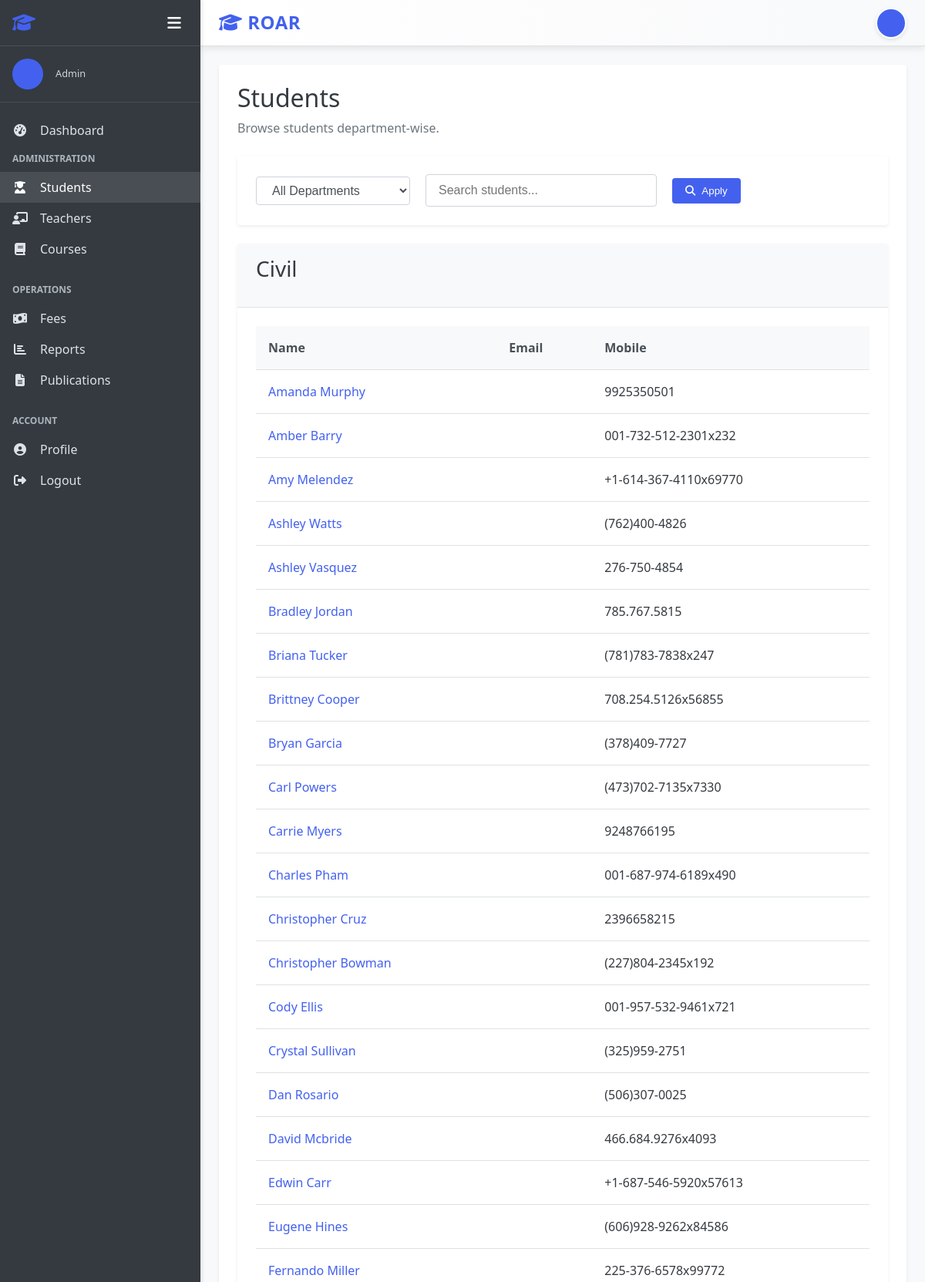
/students/ (signed in, upper part), run on the app's committed database.
### accounts/models.py (models this page shows, shortened)
class User(AbstractUser):
    USER_TYPE_CHOICES = (
        ('admin', 'Admin'),
        ('teacher', 'Teacher'),
        ('student', 'Student'),
    )
    user_type = models.CharField(max_length=10, choices=USER_TYPE_CHOICES, default='student')
    profile_pic = models.ImageField(upload_to='profile_pics/', null=True, blank=True)
    address = models.TextField(null=True, blank=True)
    mobile = models.CharField(max_length=15, null=True, blank=True)
    department = models.ForeignKey(Department, on_delete=models.CASCADE,default=None ,null=True, blank=True)
    @property
    def is_admin(self):
        return self.user_type == 'admin'
    @property
    def is_teacher(self):
        return self.user_type == 'teacher'
    @property
    def is_student(self):
        return self.user_type == 'student'

### department/models.py (models this page shows, shortened)
class Department(models.Model):
    name = models.CharField(max_length=100, unique=True)

### students/models.py (models this page shows, shortened)
class Student(models.Model):
    user = models.OneToOneField(User, on_delete=models.CASCADE, related_name='student_profile')
    student_id = models.CharField(max_length=20, unique=True)
    date_of_birth = models.DateField(null=True, blank=True)
    gender = models.CharField(max_length=10, choices=(('male', 'Male'), ('female', 'Female'), ('other', 'Other')))
    parent_name = models.CharField(max_length=100, null=True, blank=True)
    parent_mobile = models.CharField(max_length=15, null=True, blank=True)
    admission_date = models.DateField(auto_now_add=True)
    class Meta:
        ordering = ['user__first_name', 'user__last_name']

### students/views.py (the view)
# urls.py: path('', views.StudentListView.as_view(), name='student_list'),
class StudentListView(LoginRequiredMixin, AdminRequiredMixin, ListView):
    model = Student
    template_name = 'students/student_list.html'
    context_object_name = 'students'
    paginate_by = None
    def get_queryset(self):
        search = self.request.GET.get("q", "")
        dept_filter = self.request.GET.get("department", "all")
        qs = Student.objects.select_related("user", "user__department")
        if dept_filter != "all":
            qs = qs.filter(user__department__id=dept_filter)
        if search:
            qs = qs.filter(
                Q(user__first_name__icontains=search) |
                Q(user__last_name__icontains=search) |
                Q(user__email__icontains=search)
            )
        return qs.order_by("user__department__name", "user__first_name")
    def get_context_data(self, **kwargs):
        context = super().get_context_data(**kwargs)
        dept_filter = self.request.GET.get("department", "all")
        search = self.request.GET.get("q", "")
        grouped = {}
        for s in context["students"]:
            dept = s.user.department.name if s.user.department else "No Department"
            grouped.setdefault(dept, []).append(s)
        from department.models import Department
        context["departments"] = Department.objects.all()
        context["grouped_students"] = grouped
        context["selected_department"] = dept_filter
        context["search_query"] = search
        return context

### students/views.py (called while the page is built)
    def test_func(self):
        return self.request.user.is_authenticated and self.request.user.is_admin

### templates/students/student_list.html (shortened to what this page needs)
{% extends "base.html" %}
{% block content %}
<div class="dashboard-header">
    <h1>Students</h1>
    <p>Browse students department-wise.</p>
</div>
<div class="card mb-4">
    <div class="card-body">
        <form method="get" class="form-inline" style="display:flex; gap:20px; align-items:center;">
            <select name="department" class="form-control" style="width:200px;">
                <option value="all" {% if selected_department == "all" %}selected{% endif %}>All Departments</option>
            </select>
            <input type="text" name="q" value="{{ search_query }}" placeholder="Search students..." class="form-control" style="width:300px;">
            <button class="btn btn-primary" type="submit"><i class="fas fa-search"></i> Apply</button>
        </form>
    </div>
</div>
{% if selected_department == "all" %}
    {% for dept, list in grouped_students.items %}
    <div class="card mb-4">
        <div class="card-header">
            <h3>{{ dept }}</h3>
        </div>
        <div class="card-body">
            <div class="table-container">
                <table class="table">
                    <thead>
                        <tr>
                            <th>Name</th>
                            <th>Email</th>
                            <th>Mobile</th>
                        </tr>
                    </thead>
                    <tbody>
                        {% for s in list %}
                        <tr>
                            <td>
                                <a href="{% url 'student_detail' s.id %}">
                                    {{ s.user.first_name }} {{ s.user.last_name }}
                                </a>
                            </td>
                            <td>{{ s.user.email }}</td>
                            <td>{{ s.user.mobile }}</td>
                        </tr>
                        {% endfor %}
                    </tbody>
                </table>
            </div>
        </div>
    </div>
    {% endfor %}
{% endif %}
{% endblock %}

### templates/base.html (shortened to what this page needs)
<!DOCTYPE html>
<html lang="en">
<head>
    <link rel="stylesheet" href="/static/css/style.css">
    <link rel="stylesheet" href="https://cdnjs.cloudflare.com/ajax/libs/font-awesome/6.4.0/css/all.min.css">
</head>
<body>
    <div class="app-container {% if not user.is_authenticated %}auth-page{% endif %}">
        {% if user.is_authenticated %}
        <aside class="sidebar">
            <div class="sidebar-header">
                <h2><i class="fas fa-graduation-cap"></i> </h2>
                <div class="sidebar-controls">
                    <button class="sidebar-toggle" id="sidebarToggle">
                        <i class="fas fa-bars"></i>
                    </button>
                </div>
            </div>
            <div class="sidebar-user">
                {% if user.profile_pic %}
                    <img src="{{ user.profile_pic.url }}" alt="{{ user.get_full_name }}" class="user-avatar">
                {% else %}
                    <div class="user-avatar-placeholder">
                    </div>
                {% endif %}
                <div class="user-info">
                    <p class="user-role">{{ user.get_user_type_display }}</p>
                </div>
            </div>
            <nav class="sidebar-nav">
                <ul>
                    <li><a href="{% url 'dashboard' %}" class="{% if request.path == '/' %}active{% endif %}">
                        <i class="fas fa-tachometer-alt"></i> <span class="menu-text">Dashboard</span>
                    </a></li>
                    {% if user.is_admin %}
                    <li class="nav-section">
                        <span class="nav-section-title">Administration</span>
                        <ul>
                            <li><a href="{% url 'student_list' %}" class="{% if '/students/' in request.path %}active{% endif %}">
                                <i class="fas fa-user-graduate"></i> <span class="menu-text">Students</span>
                            </a></li>
                            <li><a href="{% url 'teacher_list' %}" class="{% if '/teachers/' in request.path %}active{% endif %}">
                                <i class="fas fa-chalkboard-teacher"></i> <span class="menu-text">Teachers</span>
                            </a></li>
                            <li><a href="{% url 'course_list' %}" class="{% if '/courses/' in request.path %}active{% endif %}">
                                <i class="fas fa-book"></i> <span class="menu-text">Courses</span>
                            </a></li>
                        </ul>
                    </li>
                    <li class="nav-section">
                        <span class="nav-section-title">Operations</span>
                        <ul>
                            <li><a href="{% url 'fee_invoice_list' %}" class="{% if '/fees/' in request.path %}active{% endif %}">
                                <i class="fas fa-money-bill-wave"></i> <span class="menu-text">Fees</span>
                            </a></li>
                            <li><a href="{% url 'report_dashboard' %}" class="{% if '/reports/' in request.path %}active{% endif %}">
                                <i class="fas fa-chart-bar"></i> <span class="menu-text">Reports</span>
                            </a></li>
                            <li>
                                <a href="{% url 'publication_list_admin' %}">
                                    <i class="fas fa-file-alt"></i> <span class="menu-text">Publications</span>
                                </a>
                            </li>
                        </ul>
                    </li>
                    {% endif %}
                    <li class="nav-section">
                        <span class="nav-section-title">Account</span>
                        <ul>
                            <li><a href="{% url 'profile' %}">
                                <i class="fas fa-user-circle"></i> <span class="menu-text">Profile</span>
                            </a></li>
                            <li><a href="{% url 'logout' %}">
                                <i class="fas fa-sign-out-alt"></i> <span class="menu-text">Logout</span>
                            </a></li>
                        </ul>
                    </li>
                </ul>
            </nav>
        </aside>
        {% endif %}
        <main class="main-content {% if not user.is_authenticated %}auth-main{% endif %}">
            {% if user.is_authenticated %}
            <header class="main-header">
                <div class="header-left">
                    <h1><i class="fas fa-graduation-cap"></i> ROAR</h1>
                </div>
                <div class="header-right">
                    <div class="header-user">
                        <a href="{% url 'profile' %}" class="user-profile-link">
                            {% if user.profile_pic %}
                            <img src="{{ user.profile_pic.url }}" alt="{{ user.get_full_name }}" class="user-avatar-small">
                            {% else %}
                            <div class="user-avatar-small-placeholder">
                            </div>
                            {% endif %}
                        </a>
                    </div>
                </div>
            </header>
            {% endif %}
            <div class="content-wrapper">
                <div class="content">
                    {% block content %}{% endblock %}
                </div>
            </div>
        </main>
    </div>
</body>
</html>

### data on the page
User: user_type "Admin"
Department: grouped_students "Civil"
Student: user.first_name "Amanda", user.last_name "Murphy", user.mobile "9925350501"
Student: user.first_name "Amber", user.last_name "Barry", user.mobile "001-732-512-2301x232"
Student: user.first_name "Amy", user.last_name "Melendez", user.mobile "+1-614-367-4110x69770"
Student: user.first_name "Ashley", user.last_name "Watts", user.mobile "(762)400-4826"
Student: user.first_name "Ashley", user.last_name "Vasquez", user.mobile "276-750-4854"
Student: user.first_name "Bradley", user.last_name "Jordan", user.mobile "785.767.5815"
Student: user.first_name "Briana", user.last_name "Tucker", user.mobile "(781)783-7838x247"
Student: user.first_name "Brittney", user.last_name "Cooper", user.mobile "708.254.5126x56855"
Student: user.first_name "Bryan", user.last_name "Garcia", user.mobile "(378)409-7727"
Student: user.first_name "Carl", user.last_name "Powers", user.mobile "(473)702-7135x7330"
Student: user.first_name "Carrie", user.last_name "Myers", user.mobile "9248766195"
Student: user.first_name "Charles", user.last_name "Pham", user.mobile "001-687-974-6189x490"
Student: user.first_name "Christopher", user.last_name "Cruz", user.mobile "2396658215"
Student: user.first_name "Christopher", user.last_name "Bowman", user.mobile "(227)804-2345x192"
Student: user.first_name "Cody", user.last_name "Ellis", user.mobile "001-957-532-9461x721"
Student: user.first_name "Crystal", user.last_name "Sullivan", user.mobile "(325)959-2751"
Student: user.first_name "Dan", user.last_name "Rosario", user.mobile "(506)307-0025"
Student: user.first_name "David", user.last_name "Mcbride", user.mobile "466.684.9276x4093"
Student: user.first_name "Edwin", user.last_name "Carr", user.mobile "+1-687-546-5920x57613"
Student: user.first_name "Eugene", user.last_name "Hines", user.mobile "(606)928-9262x84586"
Student: user.first_name "Fernando", user.last_name "Miller", user.mobile "225-376-6578x99772"
